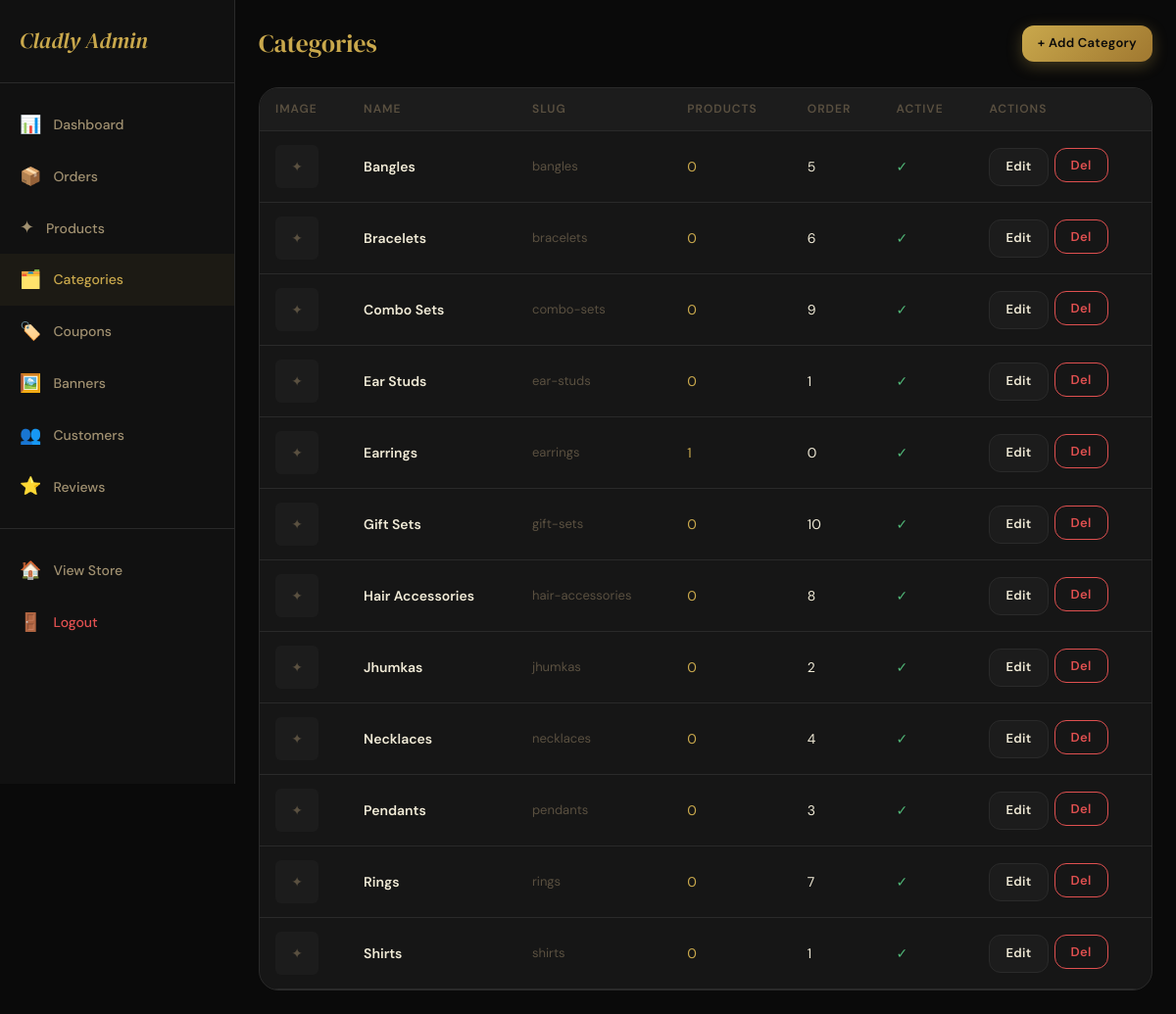
The page /admin-panel/categories/ (signed in) on the database its author committed.
### store/models.py (models this page shows, shortened)
class Category(models.Model):
    GENDER_CHOICES = [
        ('all', 'All'),
        ('girls', 'Girls'),
        ('boys', 'Boys'),
    ]
    name = models.CharField(max_length=100)
    slug = models.SlugField(unique=True)
    image = models.ImageField(upload_to='categories/', null=True, blank=True)
    description = models.TextField(blank=True)
    is_active = models.BooleanField(default=True)
    gender = models.CharField(max_length=10, choices=[('all','All'),('girls','Girls'),('boys','Boys')], default='girls')
    order = models.IntegerField(default=0)
    created_at = models.DateTimeField(auto_now_add=True)
    class Meta:
        verbose_name_plural = 'Categories'
        ordering = ['order', 'name']

### store/views.py (the view)
# urls.py: path('admin-panel/categories/', views.admin_categories, name='admin_categories'),
@user_passes_test(is_admin, login_url='/login/')
def admin_categories(request):
    cats = Category.objects.annotate(prod_count=Count('products'))
    return render(request, 'store/admin/categories.html', {'categories': cats})

### store/context_processors.py (called while the page is built)
def cart_wishlist_count(request):
    cart_count = 0
    wishlist_count = 0
    notif_count = 0
    if request.user.is_authenticated:
        cart_count = Cart.objects.filter(user=request.user).count()
        wishlist_count = Wishlist.objects.filter(user=request.user).count()
        notif_count = Notification.objects.filter(user=request.user, is_read=False).count()
    else:
        session_key = request.session.session_key
        if session_key:
            cart_count = Cart.objects.filter(session_key=session_key).count()
    return {
        'cart_count': cart_count,
        'wishlist_count': wishlist_count,
        'notif_count': notif_count,
    }

def categories_list(request):
    categories = Category.objects.filter(is_active=True).order_by('order', 'name')
    return {'nav_categories': categories}

### store/views.py (called while the page is built)
def is_admin(user):
    return user.is_authenticated and user.is_staff

### store/templates/store/admin/categories.html (shortened to what this page needs)
{% extends 'store/admin/base_admin.html' %}
{% block admin_content %}
<div class="admin-header">
  <div class="admin-page-title">Categories</div>
  <a href="{% url 'admin_add_category' %}" class="btn btn-gold btn-sm">+ Add Category</a>
</div>
<div class="table-wrap">
  <table class="data-table">
    <thead><tr><th>Image</th><th>Name</th><th>Slug</th><th>Products</th><th>Order</th><th>Active</th><th>Actions</th></tr></thead>
    <tbody>
      {% for cat in categories %}
        <tr>
          <td>
            {% if cat.image %}
              <img src="{{ cat.image.url }}" style="width:44px;height:44px;border-radius:var(--radius-sm);object-fit:cover;">
            {% else %}
              <div style="width:44px;height:44px;background:var(--surface);border-radius:var(--radius-sm);display:flex;align-items:center;justify-content:center;color:var(--text-muted);">✦</div>
            {% endif %}
          </td>
          <td style="font-weight:600;">{{ cat.name }}</td>
          <td style="color:var(--text-muted);font-size:13px;">{{ cat.slug }}</td>
          <td style="color:var(--gold);">{{ cat.prod_count }}</td>
          <td>{{ cat.order }}</td>
          <td>{% if cat.is_active %}<span style="color:var(--success);">✓</span>{% else %}<span style="color:var(--error);">✕</span>{% endif %}</td>
          <td>
            <div style="display:flex;gap:6px;">
              <a href="{% url 'admin_edit_category' cat.pk %}" class="btn btn-dark btn-sm">Edit</a>
              <form method="post" action="{% url 'admin_delete_category' cat.pk %}" onsubmit="return confirm('Delete category?')">
                {% csrf_token %}<button type="submit" class="btn btn-sm" style="color:var(--error);background:none;border:1px solid var(--error);">Del</button>
              </form>
            </div>
          </td>
        </tr>
      {% empty %}
        <tr><td colspan="7" style="text-align:center;padding:40px;color:var(--text-muted);">No categories yet.</td></tr>
      {% endfor %}
    </tbody>
  </table>
</div>
{% endblock %}

### store/static/store/css/main.css (style rules this page uses)
:root { --gold: #C9A84C; --gold-light: #E8C96A; --gold-dark: #A07830; --gold-pale: #F5EDD6; --black: #0A0A0A; --black-soft: #111111; --black-card: #161616; --surface: #1C1C1C; --border: #2A2A2A; --border-gold: rgba(201,168,76,0.25); --text-primary: #F0EAD6; --text-secondary: #A09070; --text-muted: #5A5040; --white: #FFFFFF; --error: #E05050; --success: #50B878; --warning: #E0A050; --font-display: 'DM Serif Display', 'Playfair Display', Georgia, serif; --font-body: 'DM Sans', system-ui, sans-serif; --radius-sm: 6px; --radius: 12px; --radius-lg: 20px; --radius-xl: 32px; --shadow-gold: 0 4px 24px rgba(201,168,76,0.15); --shadow-deep: 0 8px 40px rgba(0,0,0,0.6); --shadow-card: 0 2px 16px rgba(0,0,0,0.4); --transition: 0.3s cubic-bezier(0.4, 0, 0.2, 1); }
body, .navbar, .category-nav, .product-card, .cart-item, .form-card, .checkout-section, .admin-sidebar, .stat-card, .table-wrap, footer.footer { transition: background-color 0.3s ease, border-color 0.3s ease, color 0.3s ease; }
*, *::before, *::after { box-sizing: border-box; margin: 0; padding: 0; }
html { scroll-behavior: smooth; -webkit-text-size-adjust: 100%; }
body { font-family: var(--font-body); background: var(--black); color: var(--text-primary); font-size: 15px; line-height: 1.6; overflow-x: hidden; }
a { color: var(--gold); text-decoration: none; transition: color var(--transition); }
button { cursor: pointer; font-family: var(--font-body); }
.btn { display: inline-flex; align-items: center; justify-content: center; gap: 8px; padding: 12px 24px; border-radius: var(--radius); font-family: var(--font-body); font-size: 14px; font-weight: 600; border: none; cursor: pointer; transition: all var(--transition); text-decoration: none; letter-spacing: 0.3px; white-space: nowrap; }
.btn-gold { background: linear-gradient(135deg, var(--gold), var(--gold-dark)); color: var(--black); box-shadow: 0 4px 16px rgba(201,168,76,0.3); }
.btn-dark { background: var(--surface); color: var(--text-primary); border: 1px solid var(--border); }
.btn-sm { padding: 8px 16px; font-size: 13px; }
.admin-header { display: flex; justify-content: space-between; align-items: center; margin-bottom: 24px; }
.admin-page-title { font-family: var(--font-display); font-size: 1.6rem; color: var(--gold); }
.data-table { width: 100%; border-collapse: collapse; }
.data-table th { background: var(--surface); padding: 12px 16px; text-align: left; font-size: 12px; color: var(--text-muted); font-weight: 600; text-transform: uppercase; letter-spacing: 1px; border-bottom: 1px solid var(--border); }
.data-table td { padding: 14px 16px; border-bottom: 1px solid var(--border); font-size: 14px; vertical-align: middle; }
.table-wrap { background: var(--black-card); border: 1px solid var(--border); border-radius: var(--radius-lg); overflow: hidden; overflow-x: auto; }

### rows shown on the page
Category: name "Bangles", slug "bangles", prod_count "0", order "5"
Category: name "Bracelets", slug "bracelets", prod_count "0", order "6"
Category: name "Combo Sets", slug "combo-sets", prod_count "0", order "9"
Category: name "Ear Studs", slug "ear-studs", prod_count "0", order "1"
Category: name "Earrings", slug "earrings", prod_count "1", order "0"
Category: name "Gift Sets", slug "gift-sets", prod_count "0", order "10"
Category: name "Hair Accessories", slug "hair-accessories", prod_count "0", order "8"
Category: name "Jhumkas", slug "jhumkas", prod_count "0", order "2"
Category: name "Necklaces", slug "necklaces", prod_count "0", order "4"
Category: name "Pendants", slug "pendants", prod_count "0", order "3"
Category: name "Rings", slug "rings", prod_count "0", order "7"
Category: name "Shirts", slug "shirts", prod_count "0", order "1"
